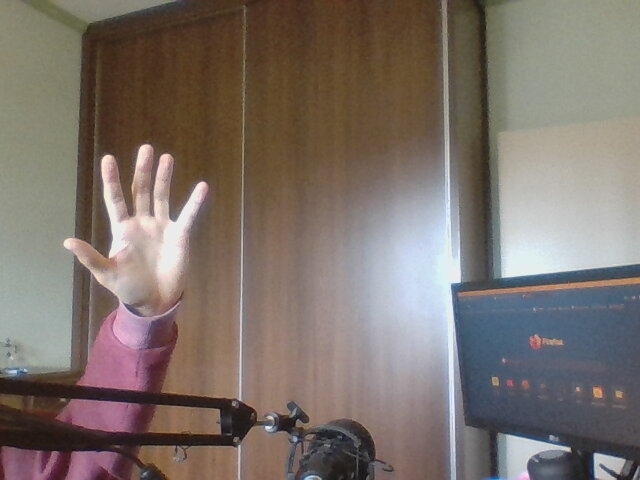
#> input picture s7/atividades/atividade_1/atividade_1/img_1.jpg, 640 x 480 px
$ python atividade_1.py
#> lines starting #> are read from the running program, lines starting #| are printed output that depends on the picture; after the words box and inside, x2 and y2 are one past the last pixel; in counts of white or black regions, pixels touching at a corner belong together
from builtins import range
import cv2 as cv


def binariza(img, limiar=127):
    for row in range(len(img)):
        for col in range(len(img[0])):
            if img[row][col] < limiar:
                img[row][col] = 0
            else:
                img[row][col] = 255
    return img


def atividade():
    img = cv.imread('img_1.jpg')
#> img is the input picture: shape (480, 640, 3); mean B, G, R 107.1, 113.8, 124.7
    img = cv.cvtColor(img, cv.COLOR_BGR2GRAY)
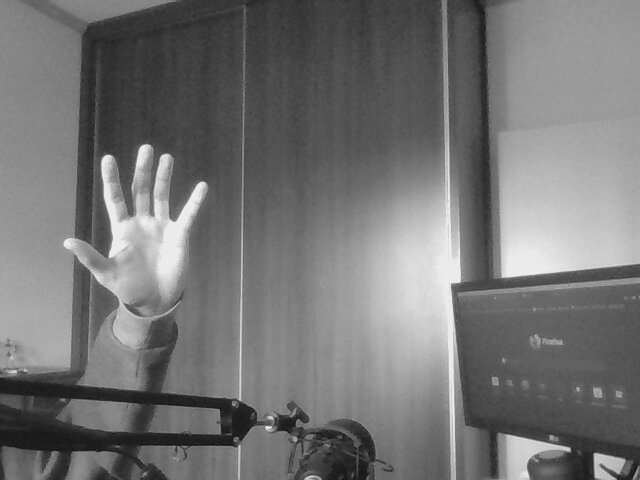
#> img: shape (480, 640); min 14, max 244, mean 116.3
    img = binariza(img)
#> after the loop in binariza, `for row in range(len(img)):`:
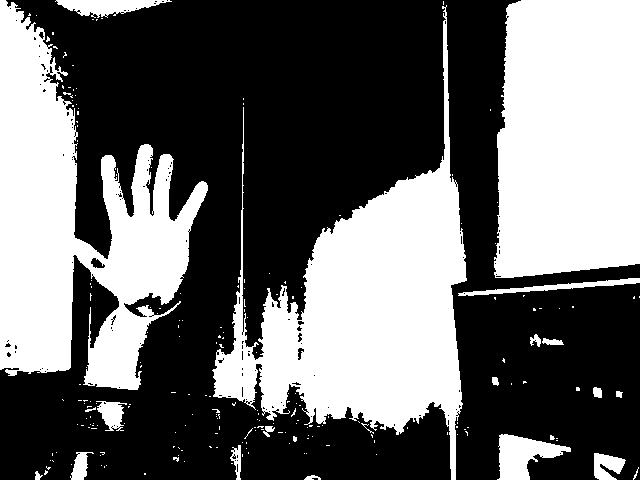
#> img: shape (480, 640); 40.9% white; 215 white regions (193 under 20 px), largest, box (x1, y1, x2, y2) and area: (212, 5, 467, 480) 42134, (0, 0, 208, 390) 39050, (494, 0, 640, 278) 37684

    img = img / 255

    for row in range(len(img)):
        for col in range(len(img[0])):
            if img[row][col] == 1:
                img[row][col] = 0
            else:
                img[row][col] = 255

    cv.imshow('result', img)
    cv.waitKey(0)
    cv.destroyAllWindows()


if __name__ == '__main__':
    atividade()
